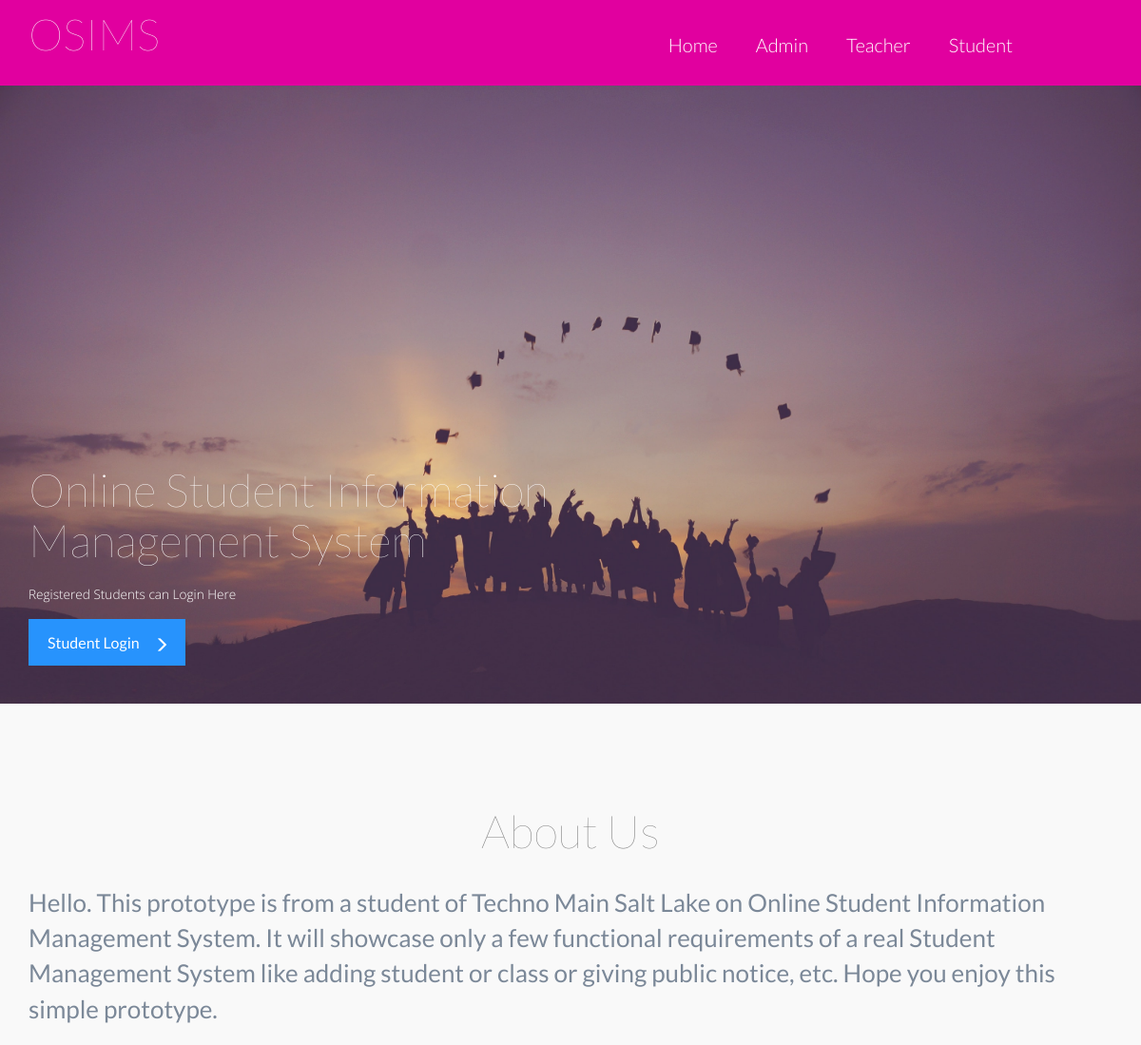
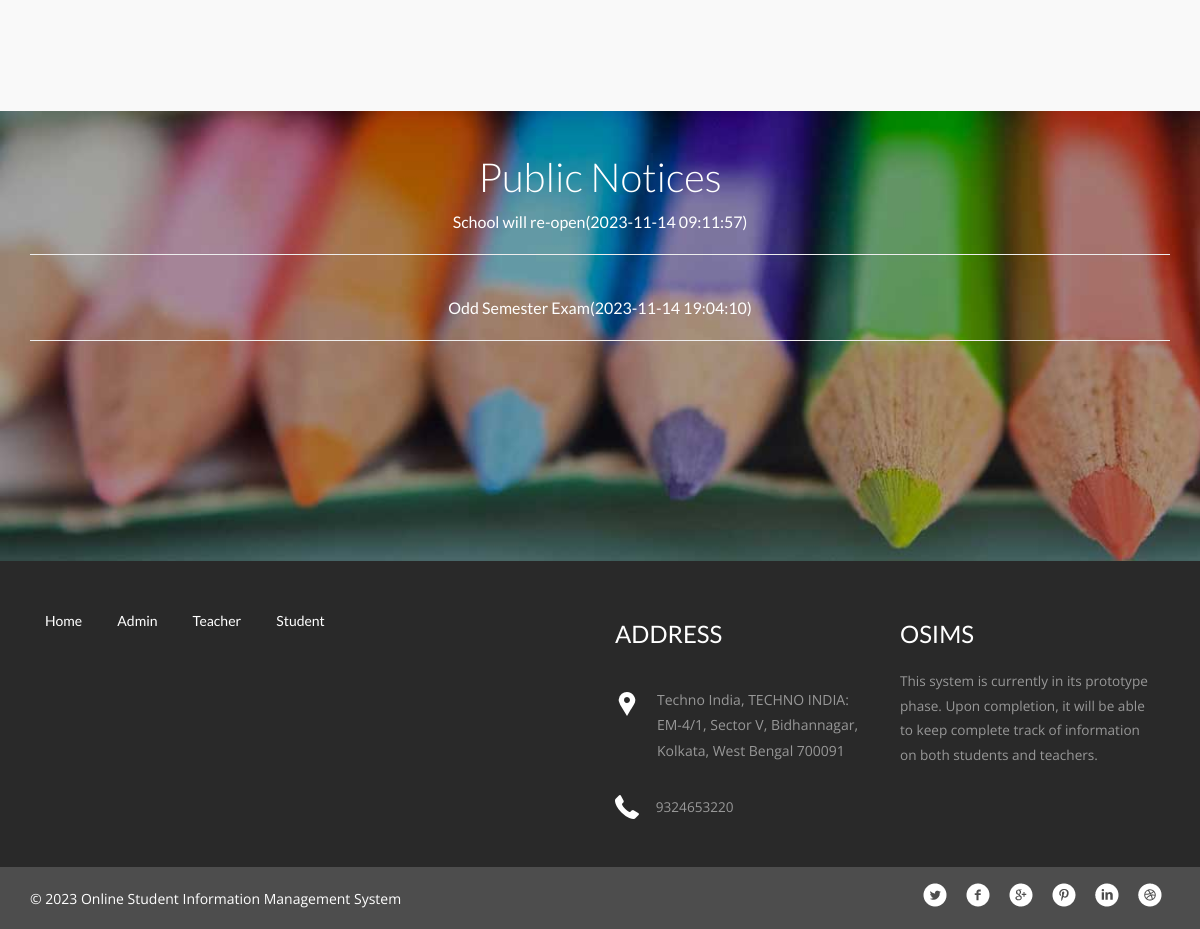
The page / on the database its author committed (2 pictures, top to bottom).
### tables this page shows
CREATE TABLE `tblpage` (
  `ID` int(10) NOT NULL,
  `PageType` varchar(200) DEFAULT NULL,
  `PageTitle` mediumtext DEFAULT NULL,
  `PageDescription` mediumtext DEFAULT NULL,
  `Email` varchar(200) DEFAULT NULL,
  `MobileNumber` bigint(10) DEFAULT NULL,
  `UpdationDate` date DEFAULT NULL
);

CREATE TABLE `tblpublicnotice` (
  `ID` int(5) NOT NULL,
  `NoticeTitle` varchar(200) DEFAULT NULL,
  `NoticeMessage` mediumtext DEFAULT NULL,
  `CreationDate` timestamp NULL DEFAULT current_timestamp()
);

### index.php (the view, shortened to what this page needs)
<?php
include('includes/dbconnection.php');
?>
<!doctype html>
<html>
<head>
<link href="css/bootstrap.css" rel="stylesheet" type="text/css" media="all">
<link href="css/style.css" rel="stylesheet" type="text/css"/>
<link rel="stylesheet" type="text/css" href="css/default.css" />
<link rel="stylesheet" type="text/css" href="css/component.css" />
</head>
	<body>
<?php include_once('includes/header.php');?>
<div class="banner">
  <div class="container">
<div class="slider">
       <div class="callbacks_container">
        <ul class="rslides" id="slider">
         <li>
          <h3>Online Student Information <br> Management System</h3>
           <p>Registered Students can Login Here</p>
          <div class="readmore">
          <a href="user/login.php">Student Login<i class="glyphicon glyphicon-menu-right"> </i></a>
          </div>
         </li>
        </ul>
      </div>
    </div>
</div>
  </div>
<div class="welcome">
	<div class="container">
		<?php
$sql="SELECT * from tblpage where PageType='aboutus'";
$query = $dbh -> prepare($sql);
$query->execute();
$results=$query->fetchAll(PDO::FETCH_OBJ);
$cnt=1;
if($query->rowCount() > 0)
{
foreach($results as $row)
{               ?>
		<h2><?php  echo htmlentities($row->PageTitle);?></h2>
		<p><?php  echo ($row->PageDescription);?></p><?php $cnt=$cnt+1;}} ?>
	</div>
</div>
<div class="testimonials">
	<div class="container">
			<div class="testimonial-nfo">
        <h3>Public Notices</h3>
         <marquee  style="height:350px;" direction ="up" onmouseover="this.stop();" onmouseout="this.start();">
				<?php
$sql="SELECT * from tblpublicnotice";
$query = $dbh -> prepare($sql);
$query->execute();
$results=$query->fetchAll(PDO::FETCH_OBJ);
$cnt=1;
if($query->rowCount() > 0)
{
foreach($results as $row)
{               ?>
		<a href="view-public-notice.php?viewid=<?php echo htmlentities ($row->ID);?>" target="_blank" style="color:#fff;">
          <?php  echo htmlentities($row->NoticeTitle);?>(<?php  echo htmlentities($row->CreationDate);?>)</a>
          <hr /><br />
			<?php $cnt=$cnt+1;}} ?>
	</marquee></div>
	</div>
</div>
<?php include_once('includes/footer.php');?>
	</body>
</html>

### includes/header.php (shortened to what this page needs)
    <div class="header" id="home">
      <nav class="navbar navbar-default">
        <div class="container">
          <div class="navbar-header">
          <h1><a class="navbar-brand" href="index.php">OSIMS</a></h1>
          </div>
            <div class="collapse navbar-collapse" id="bs-example-navbar-collapse-1">
              <ul class="nav navbar-nav navbar-right margin-top cl-effect-2">
                <li><a href="index.php"><span data-hover="Home">Home</span></a></li>
                <li><a href="admin/login.php"><span data-hover="Contact">Admin</span></a></li>
                <li><a href="teacher/login.php"><span data-hover="Contact">Teacher</span></a></li>
                <li><a href="user/login.php"><span data-hover="Shortcodes">Student</span></a></li>
              </ul>
              <div class="clearfix"> </div>
            </div>
      </nav>
</div>

### includes/footer.php (shortened to what this page needs)
<div class="footer">
    <div class="container">
      <div class="col-md-6 footer-left">
        <ul>
          <li><a href="index.php">Home</a></li>
          <li><a href="admin/login.php">Admin</a></li>
          <li><a href="teacher/login.php">Teacher</a></li>
          <li><a href="user/login.php">Student</a></li>
        </ul>
      </div>
      <div class="col-md-3 footer-middle">
        <?php
$sql="SELECT * from tblpage where PageType='contactus'";
$query = $dbh -> prepare($sql);
$query->execute();
$results=$query->fetchAll(PDO::FETCH_OBJ);
$cnt=1;
if($query->rowCount() > 0)
{
foreach($results as $row)
{               ?>
        <h3>Address</h3>
        <div class="address">
          <p><?php  echo htmlentities($row->PageDescription);?>
          </p>
        </div>
        <div class="phone">
          <p><?php  echo htmlentities($row->MobileNumber);?></p>
        </div>
      <?php $cnt=$cnt+1;}} ?></div>
      <div class="col-md-3 footer-right">
        <h3>OSIMS</h3>
        <p>This system is currently in its prototype phase. Upon completion, it will be able to keep complete track of information on both students and teachers.</p>
      </div>
      <div class="clearfix"> </div>
    </div>
  </div>
<div class="copyright">
    <div class="container">
      <div class="copyright-left">
      <p>© <?php echo date('Y');?> Online Student Information Management System </p>
      </div>
      <div class="copyright-right">
        <ul>
          <li><a href="#" class="twitter"> </a></li>
          <li><a href="#" class="twitter facebook"> </a></li>
          <li><a href="#" class="twitter chrome"> </a></li>
          <li><a href="#" class="twitter pinterest"> </a></li>
          <li><a href="#" class="twitter linkedin"> </a></li>
          <li><a href="#" class="twitter dribbble"> </a></li>
        </ul>
      </div>
      <div class="clearfix"> </div>
    </div>
  </div>

### css/default.css (style rules this page uses)
*, *:after, *:before { -webkit-box-sizing: border-box; -moz-box-sizing: border-box; box-sizing: border-box; }
body, html { font-size: 100%; padding: 0; margin: 0; }
.clearfix:before, .clearfix:after { content: " "; display: table; }
.clearfix:after { clear: both; }
body { font-family: 'Lato', Calibri, Arial, sans-serif; color: #b3b9bf; background: #f9f9f9; }
a { color: #888; text-decoration: none; }

### rows shown on the page
tblpage: PageTitle "About Us", PageDescription "Hello. This prototype is from a student of Techno Main Salt Lake on Online Student Information Management System. It will showcase only a few functional requirements of a real Student Management System like adding student or class or giving public notice, etc. Hope you enjoy this simple prototype."
tblpublicnotice: NoticeTitle "School will re-open", CreationDate "2023-11-14 09:11:57"
tblpublicnotice: NoticeTitle "Odd Semester Exam", CreationDate "2023-11-14 19:04:10"
tblpage: PageDescription "Techno India, TECHNO INDIA: EM-4/1, Sector V, Bidhannagar, Kolkata, West Bengal 700091", MobileNumber "9324653220"
